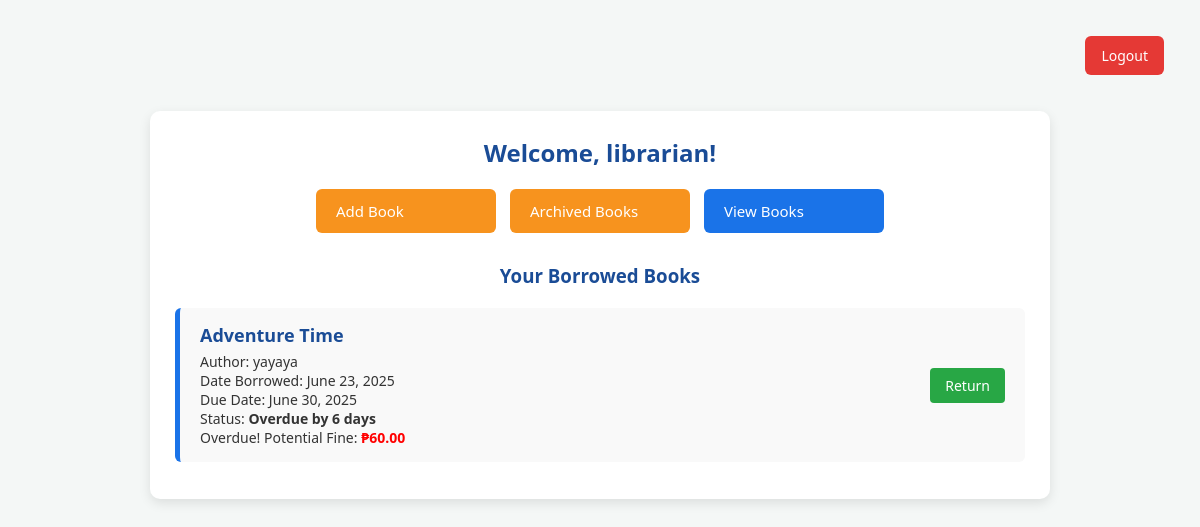
/dashboard.php (signed in), run on the app's committed database.
### tables this page shows
CREATE TABLE `borrowings` (
  `borrow_id` int(11) NOT NULL,
  `book_id` varchar(40) NOT NULL,
  `user_id` int(11) NOT NULL,
  `borrow_date` date NOT NULL,
  `due_date` date NOT NULL,
  `return_date` date DEFAULT NULL,
  `fine_amount` decimal(10,2) NOT NULL DEFAULT 0.00,
  `status` enum('borrowed','returned','overdue','') NOT NULL DEFAULT 'borrowed'
);

CREATE TABLE `books` (
  `book_id` varchar(40) NOT NULL,
  `title` varchar(255) NOT NULL,
  `author` varchar(255) NOT NULL,
  `month_published` varchar(20) DEFAULT NULL,
  `year_published` int(11) NOT NULL,
  `category` varchar(50) NOT NULL,
  `cover_image` varchar(255) DEFAULT NULL,
  `date_added` date NOT NULL,
  `count_in_library` int(11) NOT NULL DEFAULT 0,
  `available_copies` int(11) NOT NULL DEFAULT 0,
  `status` enum('available','borrowed','archived','') NOT NULL DEFAULT 'available'
);

### dashboard.php (the view, shortened to what this page needs)
<?php
include "db.php";
$username = $_SESSION['username'];
$user_id = $_SESSION['user_id'];
$user_type = $_SESSION['user_type'];
$query = "
    SELECT b.title, b.author, br.borrow_date, br.due_date, br.return_date, br.fine_amount, br.borrow_id, br.book_id
    FROM borrowings br
    JOIN books b ON br.book_id = b.book_id
    WHERE br.user_id = ?
    ORDER BY br.borrow_date DESC
";
$stmt = $conn->prepare($query);
$stmt->bind_param("i", $user_id);
$stmt->execute();
$result = $stmt->get_result();
?>
<!DOCTYPE html>
<html>
<head>
    <link rel="stylesheet" href="style.css">
</head>
<body>
    <div class="logout-top">
        <a href="logout.php">Logout</a>
    </div>
    <div class="container dashboard-box">
        <h2>Welcome, <?php echo htmlspecialchars($username); ?>!</h2>
        <div class="button-grid">
            <?php if ($user_type === 'admin' || $user_type === 'librarian'): ?>
                <a href="add_book.php" class="dash-button admin-button">Add Book</a>
                <a href="archive_books.php" class="dash-button admin-button">Archived Books</a>
            <?php endif; ?>
            <a href="view_books.php" class="dash-button">View Books</a>
        </div>
        <h3>Your Borrowed Books</h3>
        <?php if ($result->num_rows > 0): ?>
            <?php while ($row = $result->fetch_assoc()): ?>
                <?php
                $borrowed_date = new DateTime($row['borrow_date']);
                $due_date = new DateTime($row['due_date']);
                $today = new DateTime();
                $is_returned = ($row['return_date'] !== null);
                $status_text = "Not Returned";
                $fine_display = "";
                $card_class = "";
                if ($is_returned) {
                    $status_text = "Returned on " . (new DateTime($row['return_date']))->format('F j, Y');
                    $card_class = "returned";
                    if ($row['fine_amount'] > 0) {
                        $fine_display = "Fine Paid: <span class='fine'>₱" . number_format($row['fine_amount'], 2) . "</span>";
                    }
                } else {
                    if ($today > $due_date) {
                        $interval = $today->diff($due_date);
                        $overdue_days = $interval->days;
                        $potential_fine = $overdue_days * 10;
                        $fine_display = "Overdue! Potential Fine: <span class='fine'>₱" . number_format($potential_fine, 2) . "</span>";
                        $status_text = "Overdue by " . $overdue_days . " days";
                    } else {
                        $interval = $today->diff($due_date);
                        $remaining_days = $interval->days;
                        $status_text = ($remaining_days === 0) ? "Due Today" : "Days Left: " . $remaining_days;
                    }
                }
                ?>
                <div class="borrowed-card <?php echo $card_class; ?>">
                    <div class="borrowed-details">
                        <div class="borrowed-title"><?php echo htmlspecialchars($row['title']); ?></div>
                        <div class="meta">
                            Author: <?php echo htmlspecialchars($row['author']); ?><br>
                            Date Borrowed: <?php echo $borrowed_date->format('F j, Y'); ?><br>
                            Due Date: <?php echo $due_date->format('F j, Y'); ?><br>
                            Status: <strong><?php echo $status_text; ?></strong><br>
                            <?php echo $fine_display; ?>
                        </div>
                    </div>
                    <div class="borrowed-actions">
                        <?php if (!$is_returned): ?>
                            <form action="" method="POST" style="display:inline-block;"
                                  onsubmit="return confirmReturn('<?php echo htmlspecialchars($row['title']); ?>');">
                                <button type="submit" name="action" value="return" class="btn-return">Return</button>
                            </form>
                        <?php else: ?>
                            <button disabled class="btn-returned">Returned</button>
                        <?php endif; ?>
                    </div>
                </div>
            <?php endwhile; ?>
        <?php else: ?>
            <p>You have not borrowed any books.</p>
        <?php endif; ?>
    </div>
</body>
</html>

### style.css (style rules this page uses)
* { margin: 0; padding: 0; box-sizing: border-box; font-family: 'Segoe UI', Tahoma, Geneva, Verdana, sans-serif; }
body { background: #f4f7fb; color: #1f2a40; padding: 40px; }
.container { background: #ffffff; max-width: 500px; margin: auto; padding: 30px; border-radius: 10px; box-shadow: 0 4px 12px rgba(0, 60, 120, 0.1); transition: 0.3s ease-in-out; animation: fadeIn 0.4s ease-in-out; }
h1, h2 { color: #1a4c96; margin-bottom: 20px; text-align: center; }
button { background-color: #1a73e8; color: white; padding: 10px 20px; border: none; border-radius: 6px; cursor: pointer; font-size: 16px; transition: 0.3s; }
a { color: #1a73e8; text-decoration: none; }

### dashboard.php (style rules this page uses)
body { font-family: Arial, sans-serif; background-color: #f4f7f6; margin: 0; padding: 20px; color: #333; }
.logout-top { display: flex; justify-content: flex-end; padding: 16px; }
.logout-top a { background: #e53935; color: white; padding: 10px 16px; text-decoration: none; border-radius: 6px; font-size: 14px; transition: background 0.2s ease; }
.container { max-width: 900px; margin: 20px auto; padding: 25px; background-color: #ffffff; border-radius: 10px; box-shadow: 0 4px 12px rgba(0,0,0,0.1); }
h2, h3 { text-align: center; color: #1a4c96; margin-bottom: 20px; }
.button-grid { display: flex; flex-wrap: wrap; justify-content: center; gap: 14px; margin-bottom: 30px; }
.dash-button { background: #1a73e8; color: white; padding: 12px 20px; border: none; border-radius: 6px; font-size: 15px; cursor: pointer; text-decoration: none; transition: background 0.3s ease; min-width: 180px; }
.borrowed-card { display: flex; align-items: center; justify-content: space-between; background: #f9f9f9; border-left: 5px solid #1a73e8; padding: 15px 20px; margin-bottom: 12px; text-align: left; border-radius: 6px; }
.borrowed-details { flex-grow: 1; }
.borrowed-title { font-weight: bold; color: #1a4c96; font-size: 18px; }
.meta { font-size: 14px; margin-top: 5px; color: #333; }
.fine { color: red; font-weight: bold; }
.admin-button { background-color: #f7931e; }
.btn-return { background-color: #28a745; color: white; padding: 8px 15px; border: none; border-radius: 4px; cursor: pointer; font-size: 14px; transition: background 0.3s ease; white-space: nowrap; }

### data on the page
borrowings: book.title "Adventure Time", book.author "yayaya", borrow_date "June 23, 2025", due_date "June 30, 2025", due_date "Overdue by 6 days"

### other printed values
$username "librarian"
